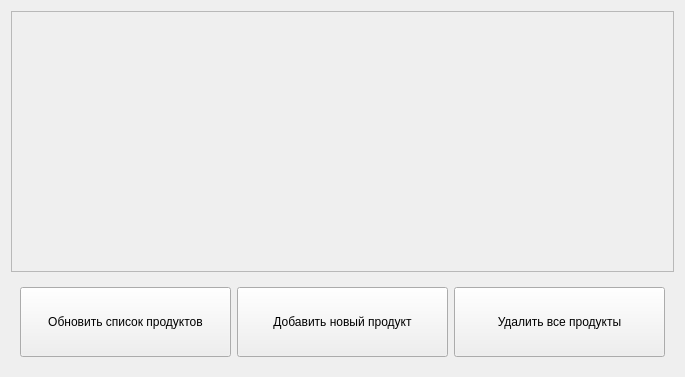
<?xml version="1.0" encoding="UTF-8"?>
<ui version="4.0">
 <class>edit_product_widget</class>
 <widget class="QWidget" name="edit_product_widget">
  <property name="geometry">
   <rect>
    <x>0</x>
    <y>0</y>
    <width>685</width>
    <height>377</height>
   </rect>
  </property>
  <property name="windowTitle">
   <string>Form</string>
  </property>
  <layout class="QVBoxLayout" name="verticalLayout_2">
   <item>
    <widget class="QScrollArea" name="scrollArea">
     <property name="widgetResizable">
      <bool>true</bool>
     </property>
     <widget class="QWidget" name="scrollAreaWidgetContents">
      <property name="geometry">
       <rect>
        <x>0</x>
        <y>0</y>
        <width>665</width>
        <height>263</height>
       </rect>
      </property>
      <layout class="QVBoxLayout" name="verticalLayout">
       <item>
        <layout class="QVBoxLayout" name="list_item_widget">
         <item>
          <widget class="QWidget" name="widget" native="true"/>
         </item>
        </layout>
       </item>
      </layout>
     </widget>
    </widget>
   </item>
   <item>
    <widget class="QWidget" name="widget_2" native="true">
     <layout class="QHBoxLayout" name="horizontalLayout_6">
      <item>
       <widget class="QPushButton" name="update_list_widget_button">
        <property name="minimumSize">
         <size>
          <width>50</width>
          <height>70</height>
         </size>
        </property>
        <property name="text">
         <string>Обновить список продуктов</string>
        </property>
       </widget>
      </item>
      <item>
       <widget class="QPushButton" name="add_new_product_button">
        <property name="minimumSize">
         <size>
          <width>50</width>
          <height>70</height>
         </size>
        </property>
        <property name="text">
         <string>Добавить новый продукт</string>
        </property>
       </widget>
      </item>
      <item>
       <widget class="QPushButton" name="clear_all_product_button">
        <property name="minimumSize">
         <size>
          <width>50</width>
          <height>70</height>
         </size>
        </property>
        <property name="text">
         <string>Удалить все продукты</string>
        </property>
       </widget>
      </item>
     </layout>
    </widget>
   </item>
  </layout>
 </widget>
 <resources/>
 <connections/>
</ui>
